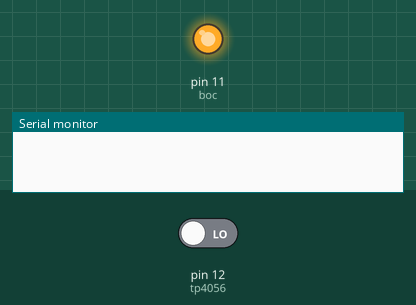
The program below on a simulated Arduino Nano, built with avr-gcc and run on an emulated ATmega328P. Parts: output pins drawn as LEDs (lit = HIGH), the last lines printed to the serial monitor. The test bench sets the inputs (shaded band); at power-on: pin 12 (tp4056) LOW.

Above: at 1.8 s.
1.9 s: pin 12 (tp4056) driven HIGH
At 2.9 s:
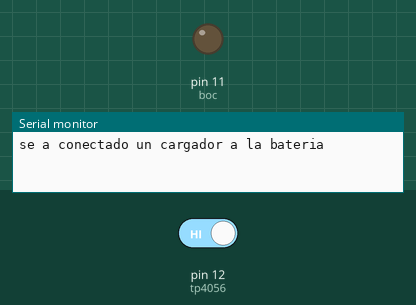
3.5 s: pin 12 (tp4056) driven LOW
At 4.4 s:
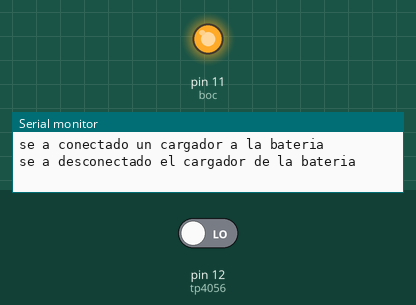
Timing chart, 0 to 6.5 s (numbered marks = the images above; inputs shaded):
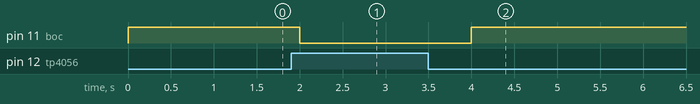

The program:

main.cpp
```cpp
#include <Arduino.h>

#define tp4056 12//Entrada del modo tp4056
#define boc 11 //bateria o cargador

int cod = 0; // carga o descarga (esta variable luego puede ser usada para el modo ahorro de bateria)

void carga_o_descarga();

void setup()
{
  Serial.begin(9600);
  pinMode(boc, OUTPUT);
}

void loop()
{
    carga_o_descarga();//llama a la funcion
    delay(1000);
}

void carga_o_descarga()
{
//  Usa el ultimo estado de la carga para ver si hubo un cambio y en funcion a eso avisar al usuario
    if(cod != digitalRead(tp4056))
    {
        if(digitalRead(tp4056) == 1)
            Serial.println("se a conectado un cargador a la bateria");
        else
            Serial.println("se a desconectado el cargador de la bateria");
    }
//  Guarda variable del ultimo estado
    cod = digitalRead(tp4056);
//  Segun si esta en carga o descarga elige que fuente de alimetacion va a usar
    if(!cod)
        digitalWrite(boc, HIGH);
    else
        digitalWrite(boc, LOW);
}
```

Measured:
- after the input at 1.9 s, pin 11 (boc): HIGH → LOW after 0.10 s
- after the input at 3.5 s, pin 11 (boc): LOW → HIGH after 0.50 s
